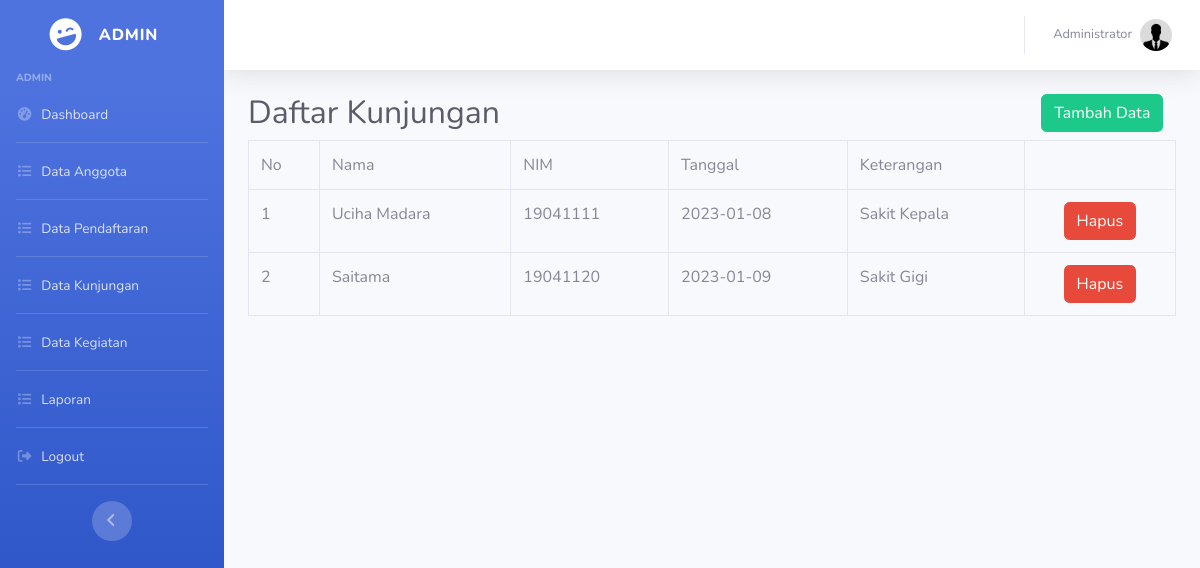
Page /admin/kunjungan.php (signed in) on the committed database.
### tables this page shows
CREATE TABLE `kunjungan` (
  `id` int(11) NOT NULL,
  `nama` varchar(25) NOT NULL,
  `nim` varchar(25) NOT NULL,
  `tanggal` date NOT NULL,
  `ket` text NOT NULL
);

### admin/kunjungan_control.php (called while the page is built, shortened)
<?php
include('../config/koneksi.php');
$all_pendaftar = mysqli_query($koneksi, "SELECT * FROM kunjungan");
?>

### admin/kunjungan.php (the view, shortened to what this page needs)
<?php include('../config/auto_load.php'); ?>
<?php include('kunjungan_control.php') ?>
<?php include('../template/header.php'); ?>
<div class="container-fluid">
  <div class="row">
    <div class="col-10">
        <h2 class="text-gray-800">Daftar Kunjungan</h2>
    </div>
    <div class="col">
        <a href="kunjungan_tambah.php" class="text-white btn btn-success">Tambah Data</a>
    </div>
  </div>
  <div class="row">
    <div class="col-md-12">
      <table class="table table-bordered table-hover">
          <tr>
            <td scope="col">No</td>
            <td scope="col">Nama</td>
            <td scope="col">NIM</td>
            <td scope="col">Tanggal</td>
            <td scope="col">Keterangan</td>
          </tr>
          <?php
          $no = 1;
          while($p = mysqli_fetch_array($all_pendaftar)) { ?>
          <tr>
            <td><?= $no++ ?></td>
            <td><?= $p['nama'] ?></td>
            <td><?= $p['nim'] ?></td>
            <td><?= $p['tanggal'] ?></td>
            <td><?= $p['ket'] ?></td>
            <td class="text-center"> <a href="kunjungan_control.php?hapus=<?= $p['id'] ?>" class="text-white btn btn-danger">Hapus</a></td>
          </tr>
          <?php }
          ?>
      </table>
    </div>
  </div>
</div>

### rows in the picture
kunjungan: nama "Uciha Madara", nim "19041111", tanggal "2023-01-08", ket "Sakit Kepala"
kunjungan: nama "Saitama", nim "19041120", tanggal "2023-01-09", ket "Sakit Gigi"

### other values in the picture
$_SESSION['level'] "ADMIN"
$_SESSION['nama'] "Administrator"
